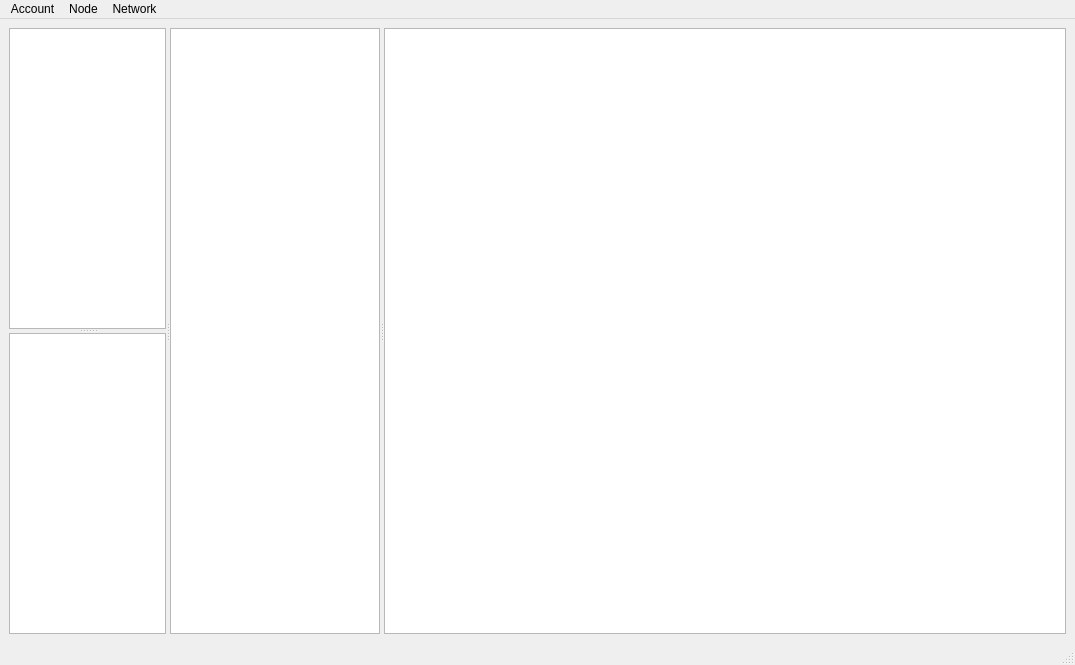
<?xml version="1.0" encoding="UTF-8"?>
<ui version="4.0">
 <class>main_window</class>
 <widget class="QMainWindow" name="main_window">
  <property name="geometry">
   <rect>
    <x>0</x>
    <y>0</y>
    <width>1075</width>
    <height>665</height>
   </rect>
  </property>
  <property name="windowTitle">
   <string>P2P Free Market</string>
  </property>
  <widget class="QWidget" name="centralwidget">
   <layout class="QGridLayout" name="gridLayout">
    <item row="0" column="0">
     <widget class="QSplitter" name="splitter_2">
      <property name="sizePolicy">
       <sizepolicy hsizetype="Expanding" vsizetype="Preferred">
        <horstretch>5</horstretch>
        <verstretch>0</verstretch>
       </sizepolicy>
      </property>
      <property name="orientation">
       <enum>Qt::Horizontal</enum>
      </property>
      <widget class="QSplitter" name="splitter">
       <property name="sizePolicy">
        <sizepolicy hsizetype="Preferred" vsizetype="Preferred">
         <horstretch>15</horstretch>
         <verstretch>0</verstretch>
        </sizepolicy>
       </property>
       <property name="maximumSize">
        <size>
         <width>16777215</width>
         <height>16777215</height>
        </size>
       </property>
       <property name="orientation">
        <enum>Qt::Horizontal</enum>
       </property>
       <widget class="QSplitter" name="splitter_3">
        <property name="sizePolicy">
         <sizepolicy hsizetype="Preferred" vsizetype="Expanding">
          <horstretch>15</horstretch>
          <verstretch>0</verstretch>
         </sizepolicy>
        </property>
        <property name="orientation">
         <enum>Qt::Vertical</enum>
        </property>
        <widget class="QTableView" name="account_table">
         <property name="sizePolicy">
          <sizepolicy hsizetype="Preferred" vsizetype="Expanding">
           <horstretch>1</horstretch>
           <verstretch>0</verstretch>
          </sizepolicy>
         </property>
        </widget>
        <widget class="QTableView" name="tableView_2">
         <property name="sizePolicy">
          <sizepolicy hsizetype="Preferred" vsizetype="Expanding">
           <horstretch>0</horstretch>
           <verstretch>0</verstretch>
          </sizepolicy>
         </property>
        </widget>
       </widget>
      </widget>
      <widget class="QTableView" name="content_table">
       <property name="sizePolicy">
        <sizepolicy hsizetype="Expanding" vsizetype="Expanding">
         <horstretch>20</horstretch>
         <verstretch>1</verstretch>
        </sizepolicy>
       </property>
      </widget>
      <widget class="QTableView" name="trx_table">
       <property name="sizePolicy">
        <sizepolicy hsizetype="Expanding" vsizetype="Expanding">
         <horstretch>65</horstretch>
         <verstretch>0</verstretch>
        </sizepolicy>
       </property>
       <property name="minimumSize">
        <size>
         <width>500</width>
         <height>0</height>
        </size>
       </property>
      </widget>
     </widget>
    </item>
   </layout>
  </widget>
  <widget class="QMenuBar" name="menubar">
   <property name="geometry">
    <rect>
     <x>0</x>
     <y>0</y>
     <width>1075</width>
     <height>22</height>
    </rect>
   </property>
   <widget class="QMenu" name="menuAccount">
    <property name="title">
     <string>Account</string>
    </property>
    <addaction name="actionNew_Account"/>
    <addaction name="actionTransfer"/>
    <addaction name="actionIssue"/>
    <addaction name="actionExport"/>
    <addaction name="actionImport"/>
   </widget>
   <widget class="QMenu" name="menuNode">
    <property name="title">
     <string>Node</string>
    </property>
    <addaction name="actionGenerate_Blocks"/>
    <addaction name="separator"/>
    <addaction name="actionAnother_Command"/>
    <addaction name="actionAnd_Again"/>
   </widget>
   <widget class="QMenu" name="menuNetwork">
    <property name="title">
     <string>Network</string>
    </property>
   </widget>
   <addaction name="menuAccount"/>
   <addaction name="menuNode"/>
   <addaction name="menuNetwork"/>
  </widget>
  <widget class="QStatusBar" name="statusbar"/>
  <action name="actionNew_Account">
   <property name="text">
    <string>New Account</string>
   </property>
   <property name="shortcut">
    <string>Ctrl+N</string>
   </property>
  </action>
  <action name="actionTransfer">
   <property name="text">
    <string>New Transaction</string>
   </property>
   <property name="shortcut">
    <string>Ctrl+T</string>
   </property>
  </action>
  <action name="actionExport">
   <property name="text">
    <string>Export...</string>
   </property>
  </action>
  <action name="actionImport">
   <property name="text">
    <string>Import...</string>
   </property>
  </action>
  <action name="actionGenerate_Blocks">
   <property name="checkable">
    <bool>true</bool>
   </property>
   <property name="text">
    <string>Generate</string>
   </property>
   <property name="shortcut">
    <string>Ctrl+G</string>
   </property>
  </action>
  <action name="actionConfigure_Generation">
   <property name="text">
    <string>Configure Generation</string>
   </property>
  </action>
  <action name="actionIssue">
   <property name="text">
    <string>Issue Stock</string>
   </property>
  </action>
  <action name="actionAnother_Command">
   <property name="text">
    <string>Con Gen</string>
   </property>
  </action>
  <action name="actionAnd_Again">
   <property name="text">
    <string>And Again</string>
   </property>
  </action>
 </widget>
 <resources/>
 <connections/>
</ui>
